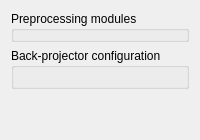
      <widget class="QWidget" name="tabProcSettings">
       <property name="toolTip">
        <string>Configure the processing chain and select backprojector.</string>
       </property>
       <attribute name="title">
        <string>Processing configuration</string>
       </attribute>
       <layout class="QVBoxLayout" name="verticalLayout_4">
        <item>
         <widget class="QGroupBox" name="groupModuleConfig">
          <property name="sizePolicy">
           <sizepolicy hsizetype="Preferred" vsizetype="MinimumExpanding">
            <horstretch>0</horstretch>
            <verstretch>0</verstretch>
           </sizepolicy>
          </property>
          <property name="styleSheet">
           <string notr="true">QGroupBox {font: bold 1.75em}</string>
          </property>
          <property name="title">
           <string>Preprocessing modules</string>
          </property>
          <widget class="ModuleChainConfiguratorWidget" name="moduleconfigurator" native="true">
           <property name="geometry">
            <rect>
             <x>10</x>
             <y>30</y>
             <width>681</width>
             <height>291</height>
            </rect>
           </property>
           <property name="sizePolicy">
            <sizepolicy hsizetype="Preferred" vsizetype="MinimumExpanding">
             <horstretch>0</horstretch>
             <verstretch>0</verstretch>
            </sizepolicy>
           </property>
           <property name="toolTip">
            <string>Defines the chain of preprocessing operation on the projection data.</string>
           </property>
           <property name="styleSheet">
            <string notr="true"/>
           </property>
          </widget>
         </widget>
        </item>
        <item>
         <widget class="QGroupBox" name="groupBackProjConfig">
          <property name="toolTip">
           <string>Configures the back-projection module.</string>
          </property>
          <property name="styleSheet">
           <string notr="true">QGroupBox {font: bold 1.75em}</string>
          </property>
          <property name="title">
           <string>Back-projector configuration</string>
          </property>
          <layout class="QGridLayout" name="gridLayout_5">
           <item row="0" column="0" colspan="2">
            <widget class="SingleModuleConfiguratorWidget" name="ConfiguratorBackProj" native="true">
             <property name="sizePolicy">
              <sizepolicy hsizetype="Preferred" vsizetype="Preferred">
               <horstretch>0</horstretch>
               <verstretch>0</verstretch>
              </sizepolicy>
             </property>
            </widget>
           </item>
          </layout>
         </widget>
        </item>
        <item>
         <spacer name="verticalSpacer_3">
          <property name="orientation">
           <enum>Qt::Vertical</enum>
          </property>
          <property name="sizeHint" stdset="0">
           <size>
            <width>20</width>
            <height>40</height>
           </size>
          </property>
         </spacer>
        </item>
       </layout>
      </widget>
